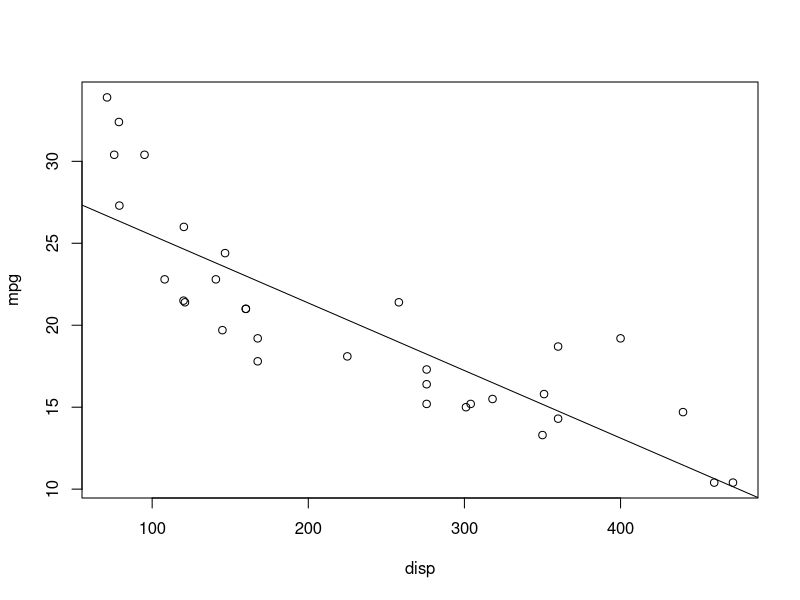
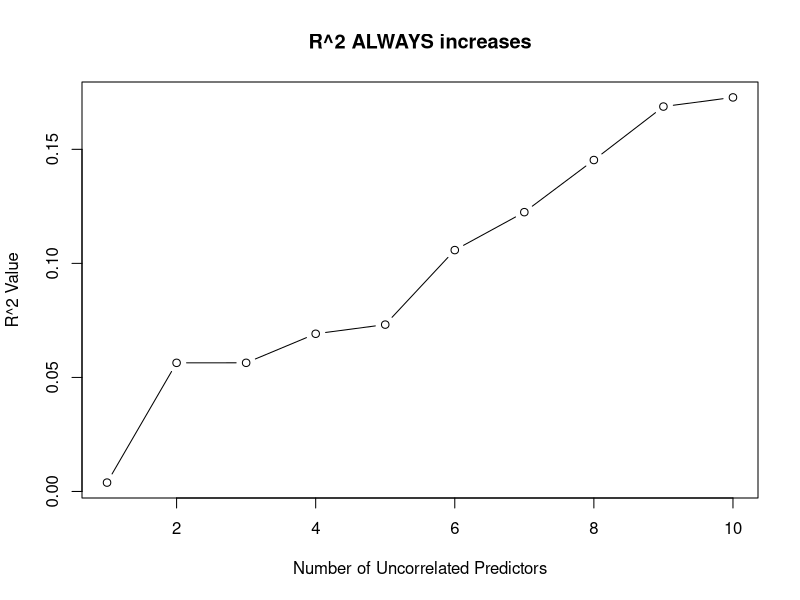
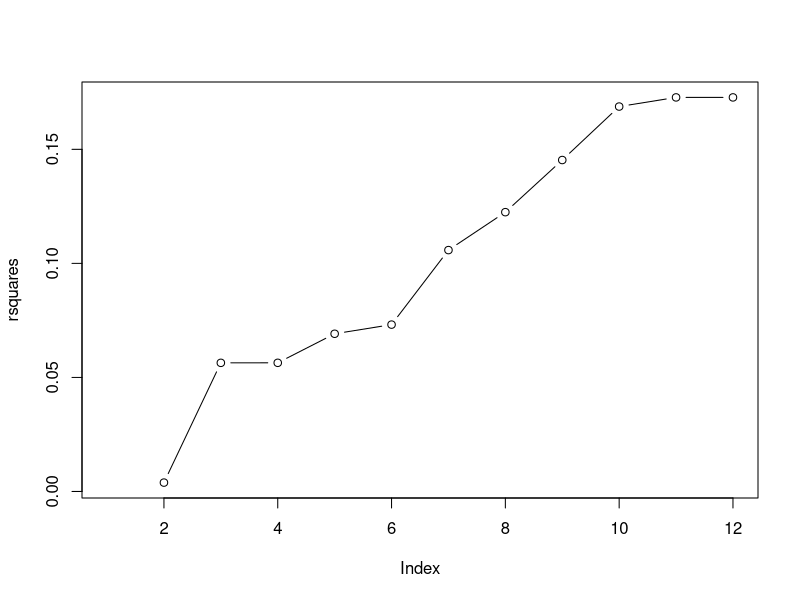
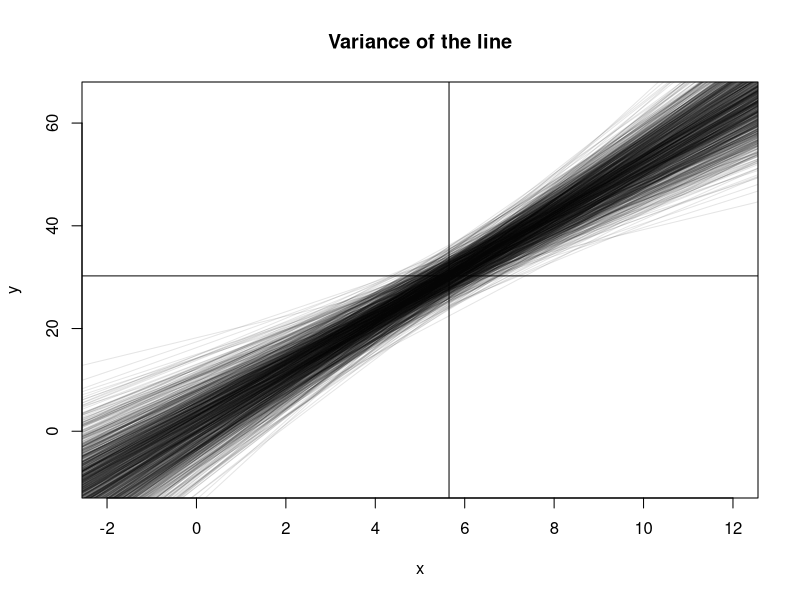
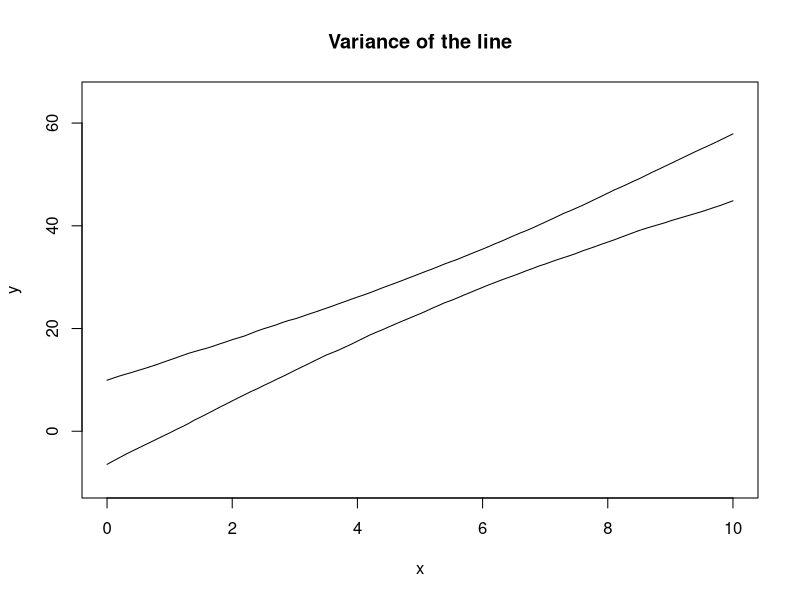
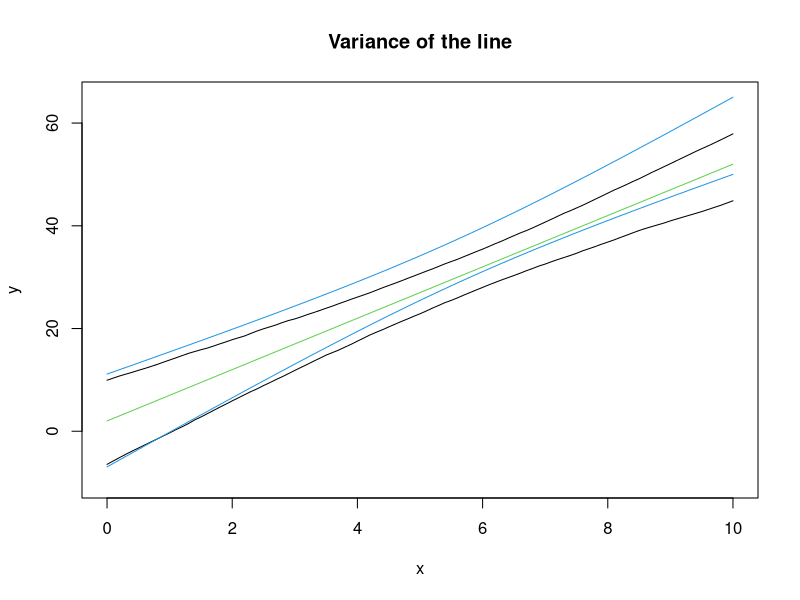
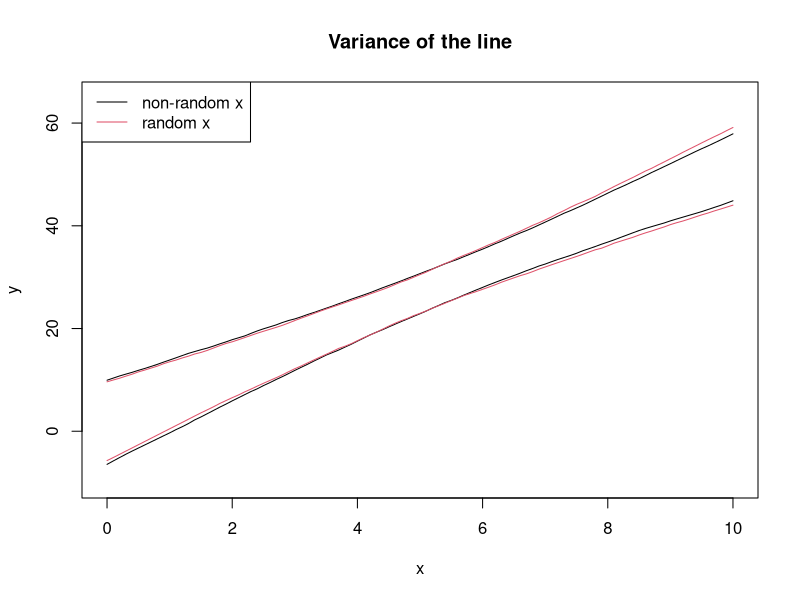
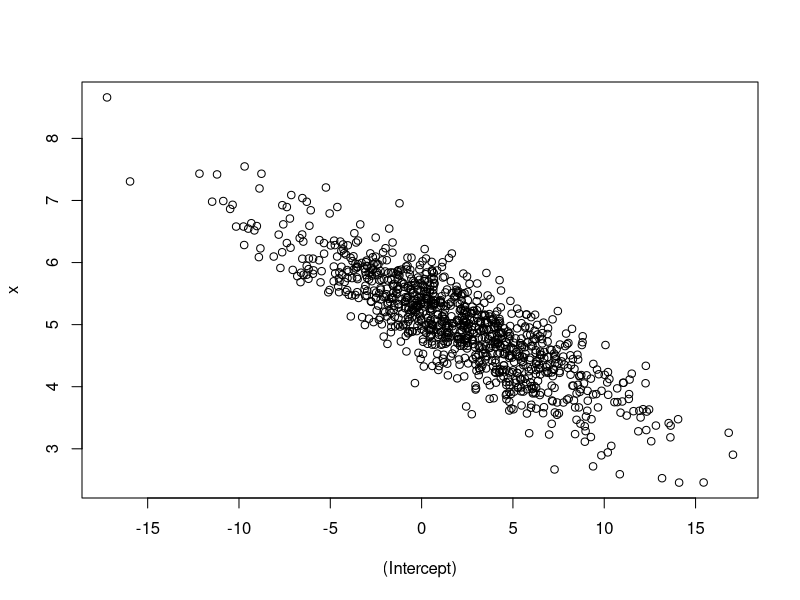

Write R code to recreate these figures, in order.
## ---- chunk 1
#| include: false
set.seed(2112)
## ---- chunk 2
set.seed(2221)
plot(mpg ~ disp, data = mtcars)
abline(lm(mpg ~ disp, data = mtcars))
## ---- chunk 3
anova(lm(mpg ~ qsec, data = mtcars))
## ---- chunk 4
summary(lm(mpg ~ qsec, data = mtcars))$coef
## ---- chunk 5
nx <- 10 # Number of uncorrelated predictors
uncorr <- matrix(rnorm(50*(nx + 1)), 
    nrow = 50, ncol = nx + 1)
## First column is y, rest are x
colnames(uncorr) <- c("y", paste0("x", 1:nx))
uncorr <- as.data.frame(uncorr)

rsquares <- NA
for (i in 2:(nx + 1)) {
    rsquares <- c(rsquares,
        summary(lm(y ~ ., data = uncorr[,1:i]))$r.squared)
}
plot(1:10, rsquares[-1], type = "b",
    xlab = "Number of Uncorrelated Predictors",
    ylab = "R^2 Value",
    main = "R^2 ALWAYS increases")
## ---- chunk 6
uncorr[, nx + 2] <- uncorr[,2] + 3*uncorr[,3]
rsquares <- c(rsquares, summary(lm(y ~ ., data = uncorr))$r.squared)
rsquares
plot(rsquares, type = "b")
## ---- chunk 7
x <- runif(20, 0, 10)
b0 <- 2; b1 <- 5; sigma <- 10
b0s <- b1s <- double(1000)
plot(NA, pch = 0, 
    xlim = c(-2, 12), ylim = c(-10, 65),
    xlab = "x", ylab = "y",
    main = "Variance of the line")
abline(h = b0 + b1*mean(x))
abline(v = mean(x))
for (i in 1:1000) {
    y <- b0 + b1*x + rnorm(20, 0, sigma)
    abline(lm(y ~ x), col = rgb(0,0,0,0.1))
}

## ---- chunk 8
x <- runif(20, 0, 10)
b0 <- 2; b1 <- 5; sigma <- 10
all_lines <- replicate(1000, {
    y <- b0 + b1*x + rnorm(20, 0, sigma)
    predict(lm(y ~ x), newdata = list(x = seq(0, 10, 0.1)))
})

eightnine <- apply(all_lines, 1, quantile, probs = c(0.045, 0.945))
## ---- chunk 9
plot(NA, pch = 0, 
    xlim = c(0, 10), ylim = c(-10, 65),
    xlab = "x", ylab = "y",
    main = "Variance of the line")
lines(seq(0, 10, 0.1), eightnine[1, ])
lines(seq(0, 10, 0.1), eightnine[2, ])
## ---- chunk 10
plot(NA, pch = 0, 
    xlim = c(0, 10), ylim = c(-10, 65),
    xlab = "x", ylab = "y",
    main = "Variance of the line")
lines(seq(0, 10, 0.1), eightnine[1, ])
lines(seq(0, 10, 0.1), eightnine[2, ])

## Add the TRUE relationship
xseq <- seq(0, 10, 0.1)
lines(xseq, b0 + b1*xseq, col = 3)

## New sample from the data generating process
x <- runif(20, 0, 10)
y <- b0 + b1*x + rnorm(20, 0, sigma)

## Extract the CI
mylm <- lm(y ~ x)
xbeta <- predict(mylm, interval = "confidence",
    newdata = list(x = xseq))
#lines(xseq, xbeta[,"fit"], col = 4)
lines(xseq, xbeta[,"upr"], col = 4)
lines(xseq, xbeta[,"lwr"], col = 4)
## ---- chunk 11
b0 <- 2; b1 <- 5; sigma <- 10
all_lines2 <- replicate(1000, {
    x <- runif(20, 0, 10)
    y <- b0 + b1*x + rnorm(20, 0, sigma)
    predict(lm(y ~ x), newdata = list(x = seq(0, 10, 0.1)))
})

eightnine2 <- apply(all_lines2, 1, quantile, probs = c(0.045, 0.945))
## ---- chunk 12

plot(NA, pch = 0, 
    xlim = c(0, 10), ylim = c(-10, 65),
    xlab = "x", ylab = "y",
    main = "Variance of the line")
lines(seq(0, 10, 0.1), eightnine[1, ])
lines(seq(0, 10, 0.1), eightnine[2, ])
lines(seq(0, 10, 0.1), eightnine2[1, ], col = 2)
lines(seq(0, 10, 0.1), eightnine2[2, ], col = 2)
legend("topleft", legend = c("non-random x", "random x"), col = 1:2, lty = 1)

## ---- chunk 13
b0 <- 2; b1 <- 5; sigma <- 10
all_params <- replicate(1000, {
    x <- runif(20, 0, 10)
    y <- b0 + b1*x + rnorm(20, 0, sigma)
    coef(lm(y ~ x))
})
## ---- chunk 14
plot(t(all_params))
## ---- chunk 15
par(mfrow = c(1, 3))

## Marginal distribution of beta_0
plot(density(all_params[1,]),
    main = "Distribution of b_0",
    xlab = "b_0")
abline(v = quantile(all_params[1,], c(0.055, 0.945)), col = 2)
abline(v = 8, col = 3) # Hypothesized beta_0

## Marginal distribution of beta_1
plot(density(all_params[2,]),
    main = "Distribution of b_1",
    xlab = "b_1")
abline(v = quantile(all_params[2,], c(0.055, 0.945)), col = 2)
abline(v = 6, col = 3) # Hypothesized beta_1

## Joint distribution
plot(t(all_params), main = "Joint Distribution",
    xlab = "b_0", ylab = "b_1")
abline(v = quantile(all_params[1,], c(0.055, 0.945)), col = 2)
abline(h = quantile(all_params[2,], c(0.055, 0.945)), col = 2)
points(x = 8, y = 6, col = 3, pch = 16, cex = 1.5)
